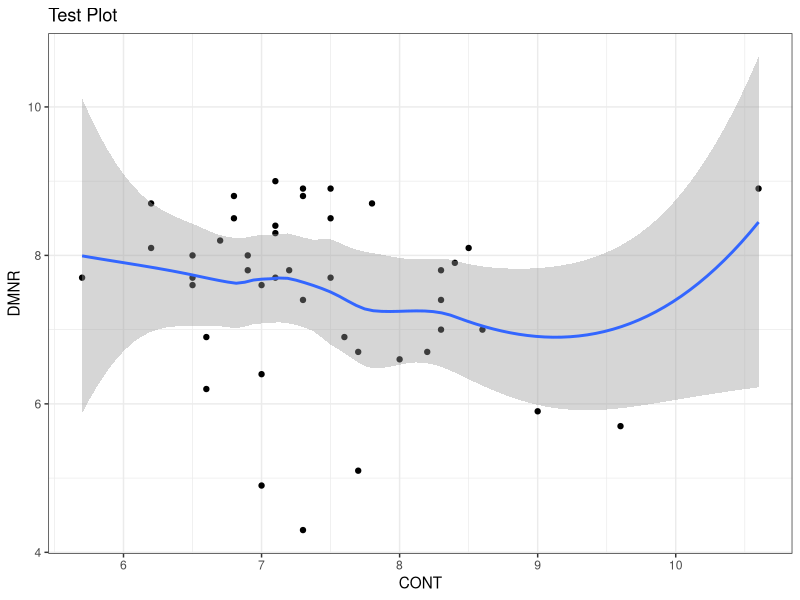

Reproduce this figure in R.
## ---- chunk 1
#| code-fold: true
library(dplyr)
library(ggplot2)
## ---- chunk 2
data("USJudgeRatings")

df_judge = USJudgeRatings
## ---- chunk 3
#| code-fold: true
ggplot(df_judge, aes(x = CONT, y = DMNR)) + 
  geom_point() +
  geom_smooth() + 
  theme_bw() + 
  labs(title = "Test Plot")
